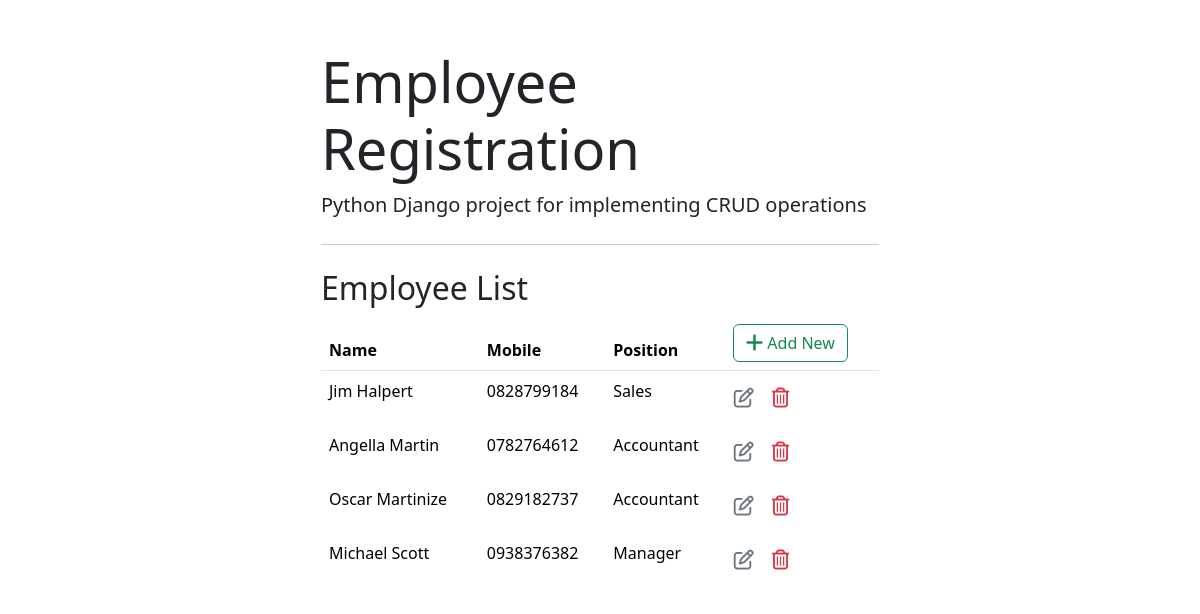
/list, run on an earlier commit of the app's database.
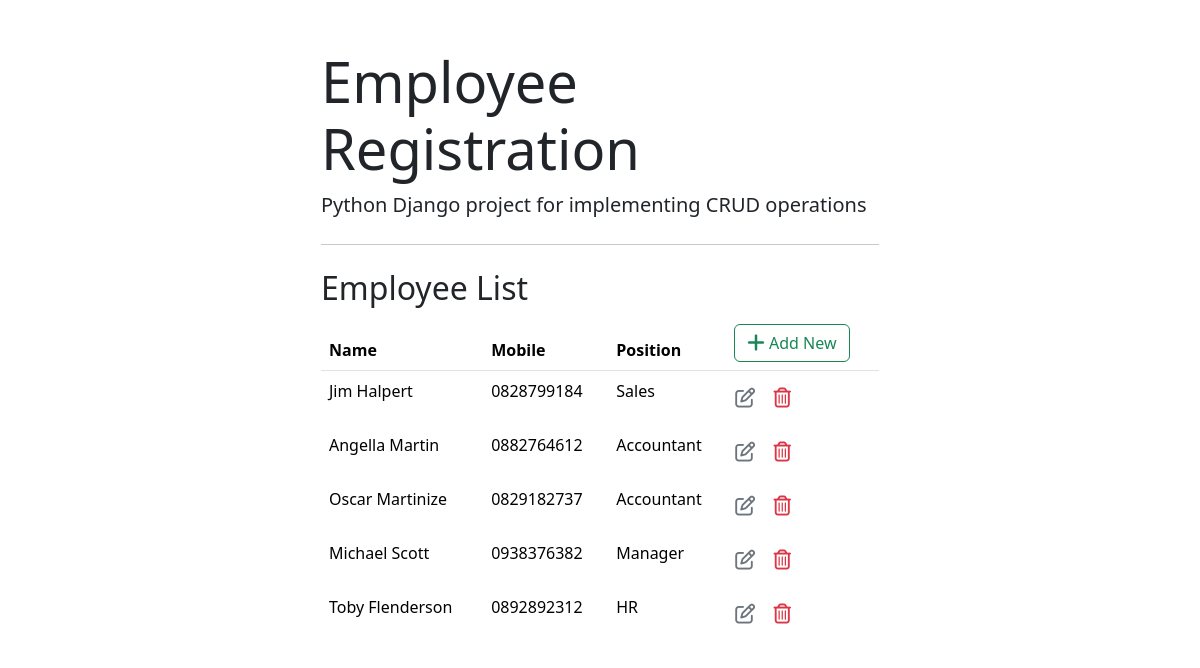
And on a later commit of the database.
### employees/models.py (models this page shows)
class Employee(models.Model):
    full_name = models.CharField(max_length=100)
    emp_code  = models.CharField(max_length=60)
    mobile = models.CharField(max_length=15)
    position = models.ForeignKey(Position, on_delete=models.CASCADE)

class Position(models.Model):
    title = models.CharField(max_length=50)
    def __str__(self):
        return self.title

### employees/views.py (the view)
# urls.py: path('list', views.employee_list, name='list'),
def employee_list(request):
    context = {
        'employee_list' : Employee.objects.all()
        }
    return render(request, 'employees/employee_list.html', context)

### employees/templates/employees/employee_list.html (shortened to what this page needs)
{% extends 'employees/base.html' %}
{% block content %}
<h2>Employee List</h2>
<table class="table table-borderless">
    <thead class="border-bottom font-weight-bold">
        <tr>
            <td><strong> Name </strong></td>
            <td><strong>Mobile</strong></td>
            <td><strong>Position</strong></td>
            <td>
                <a href="{% url 'form'  %}" class="btn btn-outline-success">
                    <i class="fas fa-plus fa-lg"></i>
                    Add New
                </a>
            </td>
         </tr>
    </thead>
    <tbody>
        {% for employee in employee_list %}
        <tr>
            <td>
                {{employee.full_name}}
            </td>
            <td>
                {{employee.mobile}}
            </td>
            <td>
                {{employee.position}}
            </td>
            <td>
                <a href="{% url 'update' employee.id %}" class="btn text-secondary px-0">
                    <i class="far fa-edit fa-lg"></i>
                </a>
                <form action="{% url 'delete' employee.id %}" method="post" class="d-inline">
                    <button type="submit" class="btn">
                        <i class="far fa-trash-alt fa-lg text-danger float-right"></i>
                    </button>
                </form>
            </td>
        </tr>
        {% endfor %}
    </tbody>
</table>
{% endblock content %}

### employees/templates/employees/base.html (shortened to what this page needs)
<!doctype html>
<html lang="en">
  <head>
    <link href="https://cdn.jsdelivr.net/npm/bootstrap@5.3.1/dist/css/bootstrap.min.css" rel="stylesheet">
    <link rel="stylesheet" href="https://cdnjs.cloudflare.com/ajax/libs/font-awesome/6.4.2/css/all.min.css" />
  </head>
  <body>
    <div class="container">
        <div class="col-md-6 offset-md-3 mt-5">
            <div class="jumbotron">
                <h1 class="display-4">Employee Registration</h1>
                <p class="lead font-italic">
                  Python Django project for implementing CRUD operations
                </p>
                <hr class="my-4">
                {% block content %}
                {% endblock content %}
            </div>
        </div>
    </div>
  </body>
</html>

What changed in the data, as far as the page shows it:
changed Employee "Angella Martin": mobile "0782764612" → "0882764612"
added Employee: full_name "Toby Flenderson", mobile "0892892312", position "HR"
